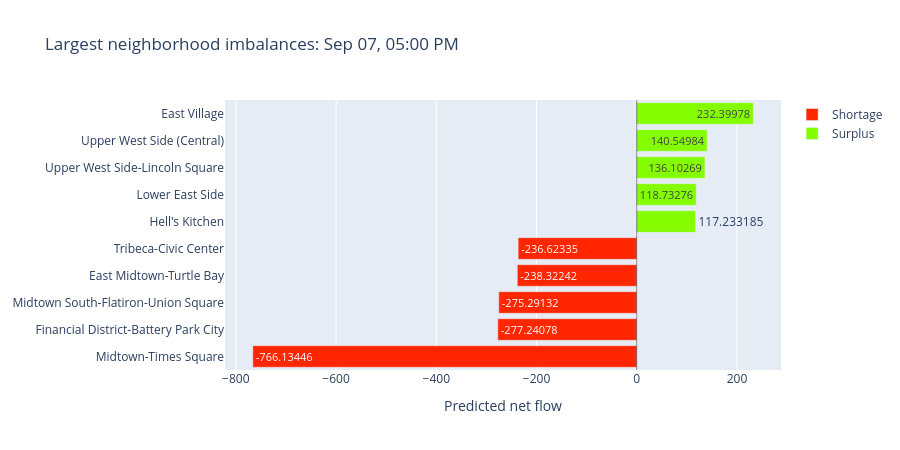

The notebook cell saved with this chart:
### Code cell
shortages = selected.nsmallest(5, "predicted_net_flow")
surpluses = selected.nlargest(5, "predicted_net_flow")
ranking = pd.concat([shortages, surpluses]).drop_duplicates("nta_code")
ranking = ranking.sort_values("predicted_net_flow")
ranking["Direction"] = np.where(
    ranking["predicted_net_flow"] < 0,
    "Shortage",
    "Surplus"
)

imbalance_chart = px.bar(
    ranking,
    x="predicted_net_flow",
    y="nta_name",
    orientation="h",
    color="Direction",
    color_discrete_map={
        "Shortage": "#FF2600",
        "Surplus": "#83FD00"
    },
    text_auto=":,.1f",
    labels={
        "predicted_net_flow": "Predicted net flow",
        "nta_name": "Neighborhood"
    },
    title=f"Largest neighborhood imbalances: {selected_hour:%b %d, %I:%M %p}"
)
imbalance_chart.add_vline(x=0, line_color="#000000", line_width=0.5)
imbalance_chart.update_layout(height=450, yaxis_title=None, legend_title_text=None)
imbalance_chart.show()

### Figure 1 — Plotly figure (JSON) as saved in the notebook; plotly's stock layout.template omitted (floating-point values rounded to 4 significant figures)
{"data": [{"hovertemplate": "Direction=Shortage<br>Predicted net flow=%{x}<br>Neighborhood=%{y}<extra></extra>", "legendgroup": "Shortage", "marker": {"color": "#FF2600", "pattern": {"shape": ""}}, "name": "Shortage", "orientation": "h", "showlegend": true, "textposition": "auto", "texttemplate": "%{x::,.1f}", "type": "bar", "x": [-766.1, -277.2, -275.3, -238.3, -236.6], "xaxis": "x", "y": ["Midtown-Times Square", "Financial District-Battery Park City", "Midtown South-Flatiron-Union Square", "East Midtown-Turtle Bay", "Tribeca-Civic Center"], "yaxis": "y"}, {"hovertemplate": "Direction=Surplus<br>Predicted net flow=%{x}<br>Neighborhood=%{y}<extra></extra>", "legendgroup": "Surplus", "marker": {"color": "#83FD00", "pattern": {"shape": ""}}, "name": "Surplus", "orientation": "h", "showlegend": true, "textposition": "auto", "texttemplate": "%{x::,.1f}", "type": "bar", "x": [117.2, 118.7, 136.1, 140.5, 232.4], "xaxis": "x", "y": ["Hell's Kitchen", "Lower East Side", "Upper West Side-Lincoln Square", "Upper West Side (Central)", "East Village"], "yaxis": "y"}], "layout": {"barmode": "relative", "height": 450, "legend": {"title": {}, "tracegroupgap": 0}, "shapes": [{"line": {"color": "#000000", "width": 0.5}, "type": "line", "x0": 0, "x1": 0, "xref": "x", "y0": 0, "y1": 1, "yref": "y domain"}], "title": {"text": "Largest neighborhood imbalances: Sep 07, 05:00 PM"}, "xaxis": {"anchor": "y", "domain": [0, 1], "title": {"text": "Predicted net flow"}}, "yaxis": {"anchor": "x", "domain": [0, 1], "title": {}}}}
